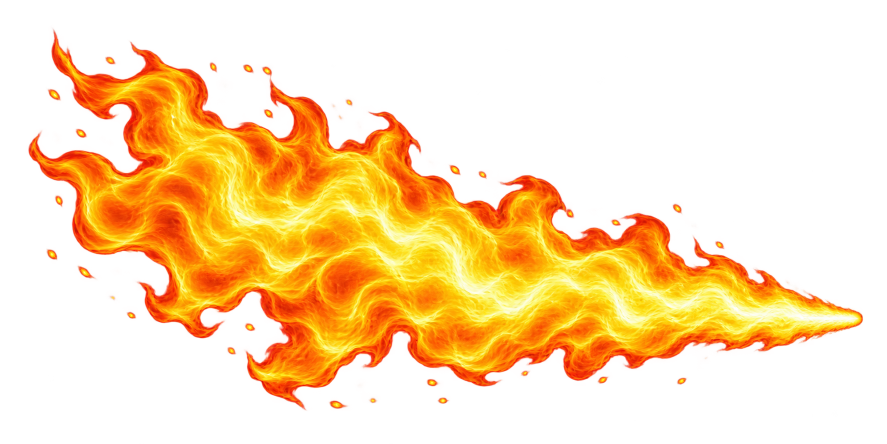
#> input picture artwork/actions/dragon-flame.png, 1774 x 887 px, given in place of chrome-avatar.png, which was not available (shown at 1/2 size)
$ python render_action_loops.py ../artwork/actions/dragon-flame.png
#> lines starting #> are read from the running program, lines starting #| are printed output that depends on the picture
"""Four distinct animated actions, composited from generated artwork layers."""
from pathlib import Path
from PIL import Image, ImageDraw, ImageFilter, ImageOps, ImageChops
import numpy as np
import math,json,sys

ROOT=Path(__file__).resolve().parents[1];OUT=ROOT/'dist/assets/motion'
W,H,N=384,256,96
TAU=math.pi*2
RES=Image.Resampling.LANCZOS
Y,X=np.mgrid[0:H,0:W].astype(float)

def smooth(t):
    t=max(0,min(1,t));return t*t*(3-2*t)

def load(folder,name):
#> called with folder = 'generated', name = 'chrome-avatar'
    im=Image.open(ROOT/'artwork'/folder/(name+'.png')).convert('RGBA')
#> im is the input picture: PIL image 1774x887 RGBA; mean R, G, B, A 94.8, 53.6, 8, 82.4
    box=im.getchannel('A').point(lambda a:255 if a>20 else 0).getbbox()
#> box = (56, 57, 1727, 821)
    return im.crop(box),box

def fit(im,w,h):
    scale=min(w/im.width,h/im.height)
    return im.resize((round(im.width*scale),round(im.height*scale)),RES),scale

def backdrop(a,b):
    top=np.array(a);bottom=np.array(b);v=(Y/H)[...,None]
    data=np.broadcast_to(top*(1-v)+bottom*v,(H,W,3)).astype('uint8')
    return Image.fromarray(data).convert('RGBA')

def place(canvas,im,cx,cy):canvas.alpha_composite(im,(round(cx-im.width/2),round(cy-im.height/2)))

# [4 lines left out: function glow, not called in this run]

avatar,avatarbox=load('generated','chrome-avatar');head,hs=fit(avatar,W*.82,H*.87)
#> after `avatar, avatarbox = load('generated', 'chrome-avatar')`: avatarbox = (56, 57, 1727, 821)
#> after `head, hs = fit(avatar, W * 0.82, H * 0.87)`:
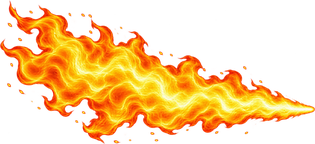
#> head: PIL image 315x144 RGBA; mean R, G, B, A 116.7, 66, 9.9, 101.7; transparent parts drawn white
#> after `head, hs = fit(avatar, W * 0.82, H * 0.87)`: hs = 0.188
gum,_=load('actions','gum-bubble')
#> call 2 of load, with folder = 'actions', name = 'gum-bubble'
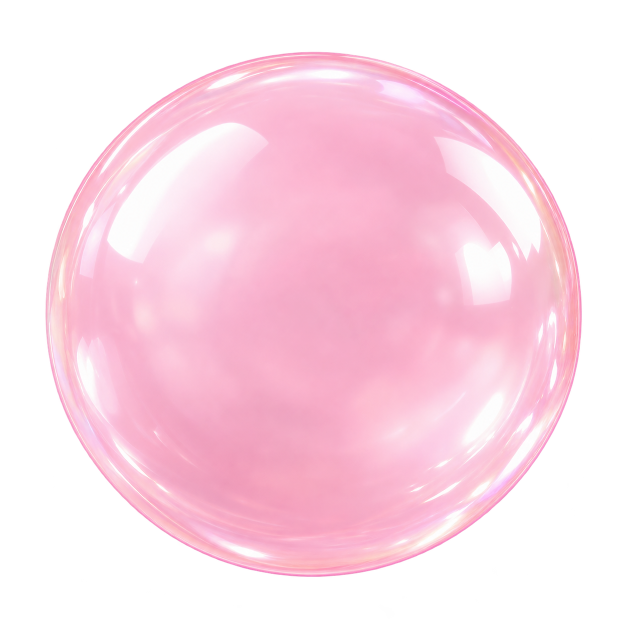
#> input picture artwork/actions/gum-bubble.png, 1254 x 1254 px (shown at 1/2 size)
#> in load, im is the input picture: PIL image 1254x1254 RGBA; mean R, G, B, A 142.1, 109.3, 121.5, 141.7
#> in load (call 2), `box=im.getchannel('A').point(lambda a:255 if a>20 else 0).getbbox()`: box = (90, 103, 1164, 1154)
monster,monsterbox=load('generated','vinyl-creature-open');dragon,ds=fit(monster,W*.68,H*.86)
#> after `monster, monsterbox = load('generated', 'vinyl-creature-open')`: monsterbox = (90, 103, 1164, 1154)
#> after `dragon, ds = fit(monster, W * 0.68, H * 0.86)`: ds = 0.209
fire,_=load('actions','dragon-flame')

# Eight generated walking poses, on a common baseline and at identical scale.
sheet=Image.open(ROOT/'artwork/actions/cat-walk-sheet.png').convert('RGBA')
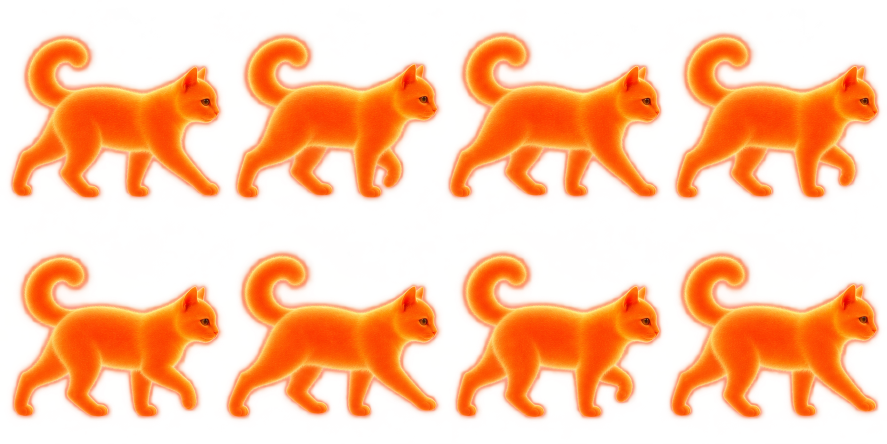
#> input picture artwork/actions/cat-walk-sheet.png, 1774 x 887 px (shown at 1/2 size)
#> sheet is the input picture: PIL image 1774x887 RGBA; mean R, G, B, A 181.8, 91.7, 27.8, 99.2
catposes=[]
for row in range(2):
    for col in range(4):
        tile=sheet.crop((round(col*sheet.width/4),round(row*sheet.height/2),round((col+1)*sheet.width/4),round((row+1)*sheet.height/2)))
        bbox=tile.getchannel('A').point(lambda a:255 if a>25 else 0).getbbox()
        body=tile.crop(bbox);scale=124/(sheet.width/4)
        body=body.resize((round(body.width*scale),round(body.height*scale)),RES)
        pose=Image.new('RGBA',(140,112));pose.alpha_composite(body,((140-body.width)//2,108-body.height));catposes.append(pose)
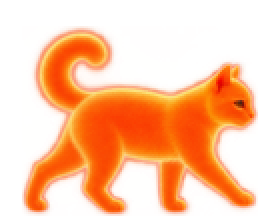
#> pose: PIL image 140x112 RGBA (shown 2 times larger); mean R, G, B, A 163.7, 86.4, 26.5, 98; transparent parts drawn white
#> after the loop, catposes = 8 items

car,carbox=load('generated','silver-coupe');coupe,cs=fit(car,W*.93,H*.61)
#> after `car, carbox = load('generated', 'silver-coupe')`: carbox = (90, 103, 1164, 1154)
#> after `coupe, cs = fit(car, W * 0.93, H * 0.61)`: cs = 0.149
plate=Image.open(ROOT/'artwork/actions/forest-road.png').convert('RGB')
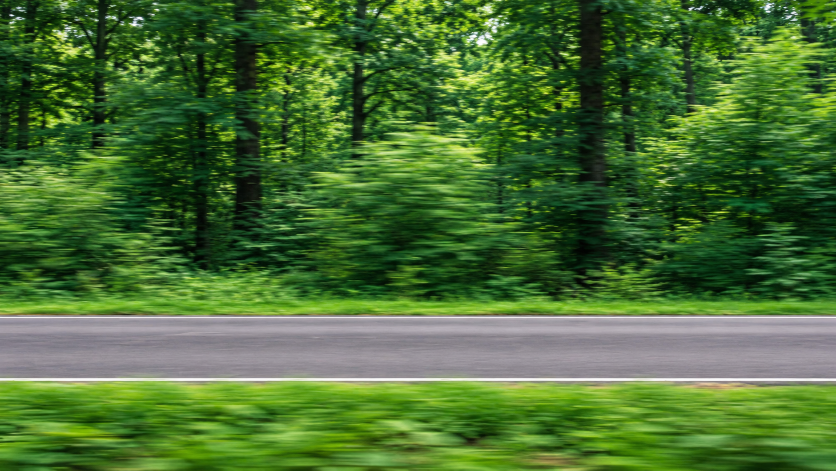
#> input picture artwork/actions/forest-road.png, 1672 x 941 px (shown at 1/2 size)
#> plate is the input picture: PIL image 1672x941 RGB; mean R, G, B 73.5, 110.9, 51.7
plate=plate.resize((round(plate.width*H/plate.height),H),RES)
#> plate: PIL image 455x256 RGB
roadtile=np.concatenate([np.asarray(plate),np.asarray(ImageOps.mirror(plate))],axis=1)
# Long-exposure tracking shot: blend horizontally, preserving green light bands.
roadtile=sum(np.roll(roadtile.astype(float),shift,axis=1) for shift in range(-60,61,3))/41
roadtile=np.asarray(Image.fromarray(roadtile.astype('uint8')).filter(ImageFilter.GaussianBlur(1.2)))
roadwidth=roadtile.shape[1]
#> roadwidth = 910
#> `preview = Image.new('RGB', (W * 4, H * 4 + 100), '#eee')`: preview: PIL image 1536x1124 RGB; every value is 238

# [11 lines left out: function roadframe, not called in this run]

def avatar_frame(u):
#> called with u = 0
    scene=backdrop((253,251,253),(237,241,249))
    cy=H*.49+1.5*math.sin(TAU*u);place(scene,head,W/2,cy)
    mouthx=W/2-head.width/2+(600-avatarbox[0])*hs
#> mouthx = 137
    mouthy=cy-head.height/2+(1000-avatarbox[1])*hs
#> mouthy = 231.1
    start,pop=.10,.73
    if start<=u<pop:
        size=5+91*smooth((u-start)/.48)
        # Elastic pulsation while the fully inflated bubble is held.
        if u>.58:size+=1.3*math.sin((u-.58)*TAU*6)
        bubble=gum.resize((round(size),round(size*.96)),RES)
        place(scene,bubble,mouthx,mouthy+3)
    elif pop<=u<.88:
        t=(u-pop)/.15;diam=96+18*t
        bubble=gum.resize((round(diam),round(diam)),RES)
        mask=Image.new('L',bubble.size,255);d=ImageDraw.Draw(mask);r=diam*.70*smooth(t)
        d.ellipse((diam/2-r,diam/2-r,diam/2+r,diam/2+r),fill=0)
        alpha=ImageChops.multiply(bubble.getchannel('A'),mask).point(lambda a:round(a*(1-t)))
        bubble.putalpha(alpha);place(scene,bubble,mouthx,mouthy+3)
        bits=Image.new('RGBA',(W,H));d=ImageDraw.Draw(bits)
        for i in range(7):
            a=TAU*i/7;radius=46+20*t;x=mouthx+math.cos(a)*radius;y=mouthy+3+math.sin(a)*radius
            rr=2.5*(1-t);d.ellipse((x-rr,y-rr,x+rr,y+rr),fill=(255,155,193,round(170*(1-t))))
        scene.alpha_composite(bits)
    return scene.convert('RGB')

# [57 lines left out: functions dragon_frame, cats_frame, coupe_frame, not called in this run]

functions={'chrome-avatar':avatar_frame,'vinyl-creature':dragon_frame,'orange-cats':cats_frame,'silver-coupe':coupe_frame}
manifest=[];preview=Image.new('RGB',(W*4,H*4+100),'#eee');draw=ImageDraw.Draw(preview)
for row,(name,render) in enumerate(functions.items()):
    if '--dragon-only' in sys.argv and name!='vinyl-creature':continue
    frames=[render(i/N) for i in range(N)]
#> in place (call 15), `def place(canvas,im,cx,cy):canvas.alpha_composite(im,(round(cx-im.widt..`:
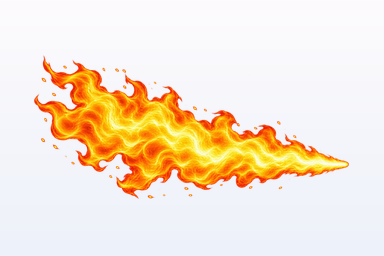
#> canvas: PIL image 384x256 RGBA; mean R, G, B, A 245.6, 229.2, 208.9, 255
#> in avatar_frame (call 23), `bubble=gum.resize((round(size),round(size*.96)),RES)`:
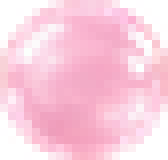
#> bubble: PIL image 21x20 RGBA (shown 8 times larger); mean R, G, B, A 220.9, 170, 189.6, 198.3; transparent parts drawn white
#> frames = 96 items
    filename=name+('-v2' if name=='chrome-avatar' else '-v4' if name=='vinyl-creature' else '-v3')
    frames[round(N*.5)].save(OUT/f'{filename}-poster.webp',quality=88)
    frames[0].save(OUT/f'{filename}.webp',save_all=True,append_images=frames[1:],duration=42,loop=0,quality=75,method=4,minimize_size=True)
    small=[im.resize((256,171),RES) for im in frames]
#> small = 96 items
    atlas=Image.new('RGB',(64*12,43*8))
    for i,im in enumerate(small):atlas.paste(im.resize((64,43)),((i%12)*64,(i//12)*43))
#> this loop made 96 passes
    palette=atlas.quantize(colors=128,method=Image.Quantize.MEDIANCUT)
    indexed=[im.quantize(palette=palette,dither=Image.Dither.FLOYDSTEINBERG) for im in small]
#> indexed = 96 items
    indexed[0].save(OUT/f'{filename}.gif',save_all=True,append_images=indexed[1:],duration=40,loop=0,disposal=2,optimize=True)
    gif=Image.open(OUT/f'{filename}.gif');webp=Image.open(OUT/f'{filename}.webp')
    assert gif.n_frames>1 and webp.n_frames>1 and gif.info.get('loop')==0 and webp.info.get('loop')==0
    for col,n in enumerate([0,24,48,72]):preview.paste(frames[n],(col*W,row*(H+25)))
    draw.text((8,row*(H+25)+H+5),filename,fill='black')
#> (the run stopped early here; a loop or call above may not have finished)
